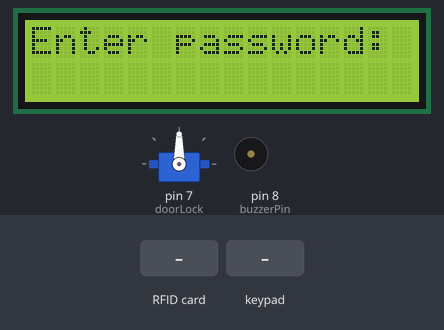
The sketch below on a simulated Arduino Uno, built with avr-gcc and run on an emulated ATmega328P. Parts: 16×2 character LCD, servo, buzzer (waves = sounding, pin HIGH). The test bench sets the inputs (shaded band). Pins used as bus, display or sensor lines are not drawn.

Above: at 1.8 s.
1.9 s: RFID card 53 18 00 01 held to the reader
At 3.6 s:
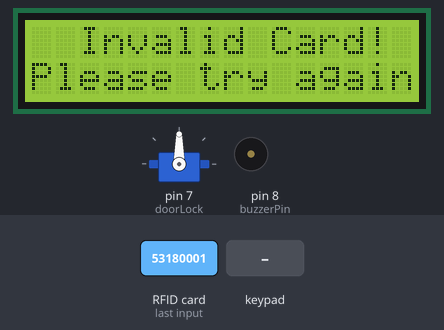
4.9 s: key '6' pressed
At 7.3 s:
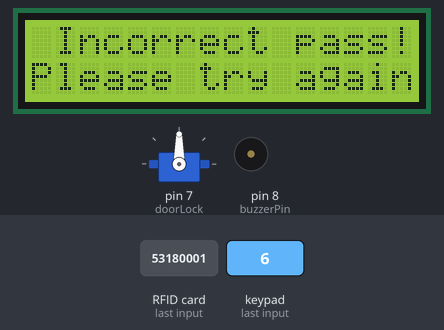
7.8 s: keypad keys 1 2 3 4 pressed 0.4 s apart
At 11.4 s:
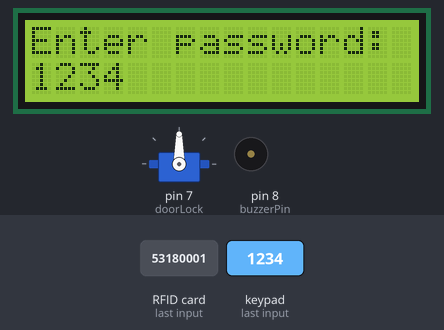
12.0 s: RFID card 5E 7A 19 C4 held to the reader
At 15.7 s:
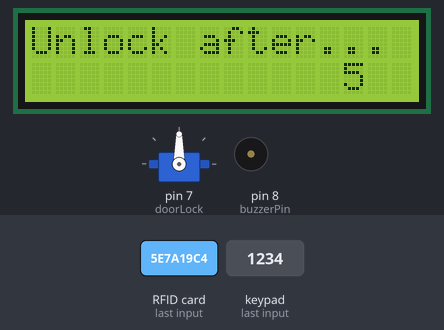
Timing chart, 0 to 16.0 s (numbered marks = the images above; inputs shaded):
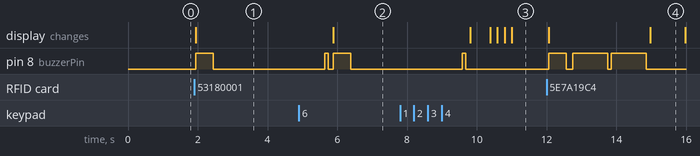

Measured:
- after the input at 1.9 s, pin 8 (buzzerPin): LOW → HIGH at once, → LOW 0.50 s later; the display: changes at once (image 1)
- after the input at 4.9 s, the display: changes after 0.99 s (image 2)
- after the input at 7.8 s, the display: first differs from a run without the input after 2.6 s (image 3 shows a later state)
- after the input at 12.0 s, pin 8 (buzzerPin): goes HIGH 0.50 s, LOW 0.20 s, HIGH 1.0 s, LOW 0.10 s, HIGH 1.0 s, then LOW, starting after 0.06 s; the display: first changes after 0.06 s (image 4 shows a later state)
- what the display in image 4 shows lasts 1.0 s, from 15.0 s to 16.0 s

The sketch:

SMLD_FinalVersion.ino
```cpp
//Thư viện RFID
#include <SPI.h>
#include <MFRC522.h>
//Thư viện Servo
#include <Servo.h>
//Thư viện I2C
#include <Wire.h>
//Thư viện Keypad
#include <Keypad.h>
//Thư viện LCD I2C
#include <LiquidCrystal_I2C.h>

//Định nghĩa hằng số các chân Arduino (9, 10) và MFRC522 (RST_PIN, SS_PIN)
#define SS_PIN 10
#define RST_PIN 9
//Arduino (8) kết nối Còi Chíp - Buzzer (buzzerPin) (Đầu Dương)
const int buzzerPin = 8;
//Arduino (7) kết nối với Servo (doorLock)
#define doorLock 7

//Định nghĩa số hàng (numRows) và số cột (numCols) cho Keypad 2x3
//Đồng thời, định nghĩa các chân (rowPins và colPins) được sử dụng để kết nối Keypad
const byte numRows = 2;
const byte numCols = 3;
byte rowPins[numRows] = { 2, 3 };
byte colPins[numCols] = { 4, 5, 6 };

//Khởi tạo đối tượng "mfrc522" (RFID RC522)
MFRC522 mfrc522(SS_PIN, RST_PIN);
//Khởi tạo đối tượng "lcd" (LCD)
LiquidCrystal_I2C lcd(0x27, 16, 2);
//Khởi tạo đối tượng "myservo" (Servo)
Servo myservo;

//Định nghĩa mảng "keys" để lưu các phím trên keypad(2 hàng 3 cột), và các giá trị tương ứng được gán cho mỗi nút
char keys[numRows][numCols] = {
  { '1', '2', '3' },
  { '4', '5', '6' }
};

//Khởi tạo đối tượng keypad sử dụng thông số như ma trận phím (makeKeymap(keys)), các chân hàng và cột, số hàng và số cột
Keypad keypad = Keypad(makeKeymap(keys), rowPins, colPins, numRows, numCols);

//Khai báo biến "pos" để lưu giá trị góc của servo motor.
int pos = 0;

//Khai báo "maxAttempts" để xác định số lần nhập sai tối đa được phép
//"wrongAttempts" lưu số lần nhập sai hiện tại
//enteredPassword lưu mật khẩu đã nhập
//"passwordEntered" xác định xem mật khẩu đã được nhập hay chưa (Mặc định là chưa)
const int maxAttempts = 3;
int wrongAttempts = 0;
String enteredPassword = "";
bool passwordEntered = false;

//============================================================================================//
//========================================[VOID SETUP]========================================//
//============================================================================================//

void setup() {
  //Khởi động giao tiếp Serial với tốc độ 9600 baud (Baud là một đơn vị đo tốc độ truyền dữ liệu,
  //Tốc độ 9600 baud là một thang đo được sử dụng trong việc đo lường tốc độ truyền dữ liệu thông qua giao tiếp serial)
  //Cho phép chương trình gửi và nhận dữ liệu qua cổng Serial (USB) để theo dõi và gỡ lỗi
  Serial.begin(9600);
  //Khởi động SPI và Sử dụng để giao tiếp với RFID (MFRC522)
  SPI.begin();
  //Khởi động module MFRC522. Hàm này khởi tạo và thiết lập module để sẵn sàng đọc các thẻ RFID
  mfrc522.PCD_Init();
  //Khởi động màn hình LCD. Hàm này khởi tạo và cấu hình màn hình LCD để sẵn sàng hoạt động
  lcd.init();
  //Kết nối servo với (doorLock)
  //Hàm này khởi tạo kết nối giữa servo motor và chân điều khiển để sẵn sàng điều khiển servo
  myservo.attach(doorLock);
  //Thiết lập buzzerPin là OUTPUT (đầu ra)
  //Điều này cho phép chương trình điều khiển chân đó để phát ra âm thanh thông qua buzzer
  pinMode(buzzerPin, OUTPUT);
  //Bật đèn nền của màn hình LCD. Kích hoạt đèn nền để hiển thị nội dung
  lcd.backlight();
  //Đặt vị trí con trỏ trên màn hình LCD (0,0)
  lcd.setCursor(0, 0);
  lcd.print("Enter password:");
  delay(500);
}

//============================================================================================//
//========================================[VOID LOOP]=========================================//
//============================================================================================//

void loop() {
  //Nhận giá trị phím được nhập
  //Nếu có key thì xét có phải key 6 không, nếu key 6 thì thực hiện hàm checkPassword()
  //Ngược lại chương trình sẽ tiếp tục nhận key được nhập và hiển thị ra màn hình
  char key = keypad.getKey();
  if (key != NO_KEY) {
    if (key == '6') {
      checkPassword();
      delay(500);
    } else {
      enteredPassword += key;
      lcd.setCursor(0, 1);
      lcd.print(enteredPassword);
    }
  }

  //Kiểm tra có phải thẻ mới không
  //Nếu không thì return
  if (!mfrc522.PICC_IsNewCardPresent()) {
    return;
  }

  //Đọc thông tin từ thẻ từ
  if (!mfrc522.PICC_ReadCardSerial()) {
    return;
  }

  //Thực hiện hàm checkCard()
  checkCard();
}

//============================================================================================//
//===================================[CHECK CARD FUNCTION]====================================//
//============================================================================================//

void checkCard() {
  //Khai báo biến content dùng để lưu trữ nội dung thẻ RFID được đọc
  String content = "";
  byte letter;
  //
  //Trong for, content được cập nhật bằng cách nối các giá trị byte của địa chỉ thẻ
  //Dòng 132 dùng để kiểm tra xem giá trị byte có nhỏ hơn 0x10 hay không. Nếu nhỏ hơn, nối thêm " 0" vào content để đảm bảo định dạng chuẩn
  for (byte i = 0; i < mfrc522.uid.size; i++) {
    content.concat(String(mfrc522.uid.uidByte[i] < 0x10 ? " 0" : " "));
    content.concat(String(mfrc522.uid.uidByte[i]));
  }

  //Kiểm tra xem chuỗi được nối từ việc đọc thẻ có khớp với ID thẻ không
  if (content.substring(1) == "53 18 00 01") {
    //Reset số lần nhập sai thành 0
    wrongAttempts = 0;
    //Xóa màn hình, đặt con trỏ ở (hàng 3 dòng 0)
    lcd.clear();
    lcd.setCursor(3, 0);
    lcd.print("Valid Card!");

    //Còi chíp kêu và dừng lại 1s
    buzz(100, 100);
    delay(1000);

    //Thực hiện hàm mở cửa
    openDoor();
  } else {
    //Số lần nhập sai tăng lên 1
    wrongAttempts++;
    lcd.clear();
    lcd.setCursor(2, 0);
    lcd.print("Invalid Card!");
    lcd.setCursor(0, 1);
    lcd.print("Please try again!");

    //Còi chíp kêu lên nhưng lâu hơn
    buzz(500, 200);

    //Nếu nhập sai quá 3 lần (maxAttempts = 3) --> Khóa 5s
    if (wrongAttempts >= maxAttempts) {
      buzz(1000, 100);
      buzz(1000, 100);
      lcd.clear();
      lcd.setCursor(0, 0);
      lcd.print("Unlock after...");
      //Thực hiện hàm countdown 5s
      countdown(5);
    } else {
      delay(3000);
    }

    buzz(100, 100);
    lcd.clear();
    lcd.setCursor(0, 0);
    lcd.print("Enter password:");
  }
}
//============================================================================================//
//=================================[CHECK PASSWORD FUNCTION]==================================//
//============================================================================================//

void checkPassword() {
  //Set mật khẩu cố định là 1234, có thể sửa
  String password = "1234";
  //Check nếu mật khẩu nhập vào bằng passowrd = "1234"
  if (enteredPassword == password) {
    //Mật khẩu đã nhập là có
    passwordEntered = true;
    wrongAttempts = 0;
    lcd.clear();
    lcd.setCursor(0, 0);
    lcd.print("Correct password!");

    buzz(100, 100);

    openDoor();
  } else {
    wrongAttempts++;
    lcd.clear();
    lcd.setCursor(1, 0);
    lcd.print("Incorrect pass!");
    lcd.setCursor(0, 1);
    lcd.print("Please try again!");

    buzz(500, 200);

    if (wrongAttempts >= maxAttempts) {
      buzz(1000, 100);
      buzz(1000, 100);
      lcd.clear();
      lcd.setCursor(0, 0);
      lcd.print("Unlock after...");
      countdown(5);
    } else {
      delay(3000);
    }
  }
  buzz(100, 100);
  lcd.clear();
  lcd.setCursor(0, 0);
  lcd.print("Enter password:");
  enteredPassword = "";
}

//============================================================================================//
//====================================[OPEN DOOR FUNCTION]====================================//
//============================================================================================//

void openDoor() {
  //Pos là vị trí hiện tại của động cơ, nếu vị trí hiện tại >= 0 độ, động cơ sẽ -1 độ cho tới khi = 20 độ sẽ dừng
  //Mở cửa
  for (pos = 90; pos >= 0; pos -= 1) {
    myservo.write(pos);
    delay(5);
  }
  delay(2000);
  //Nếu vị trí hiện tại <= 90 độ, động cơ sẽ +1 độ cho tới khi = 90 độ sẽ dừng
  //Đóng cửa
  for (pos = 0; pos <= 90; pos += 1) {
    //Động cơ hoạt động
    myservo.write(pos);
    delay(5);
  }
}

//============================================================================================//
//======================================[BUZZ FUNCTION]=======================================//
//============================================================================================//

void buzz(int duration, int delayTime) {
  //Còi chíp hoạt động
  digitalWrite(buzzerPin, HIGH);
  //Trong khoảng thời gian duration đã lập trình
  delay(duration);
  //Còi chíp dừng hoạt động
  digitalWrite(buzzerPin, LOW);
  //Còi chíp dừng lại trong bao lâu rồi tiếp tục thực thi chương trình khác
  delay(delayTime);
}

//============================================================================================//
//===================================[COUNTDOWN FUNCTION]=====================================//
//============================================================================================//

void countdown(int seconds) {
  for (int i = seconds; i >= 0; i--) {
    lcd.setCursor(13, 1);
    lcd.print(i);
    delay(1000);
  }
}
```
